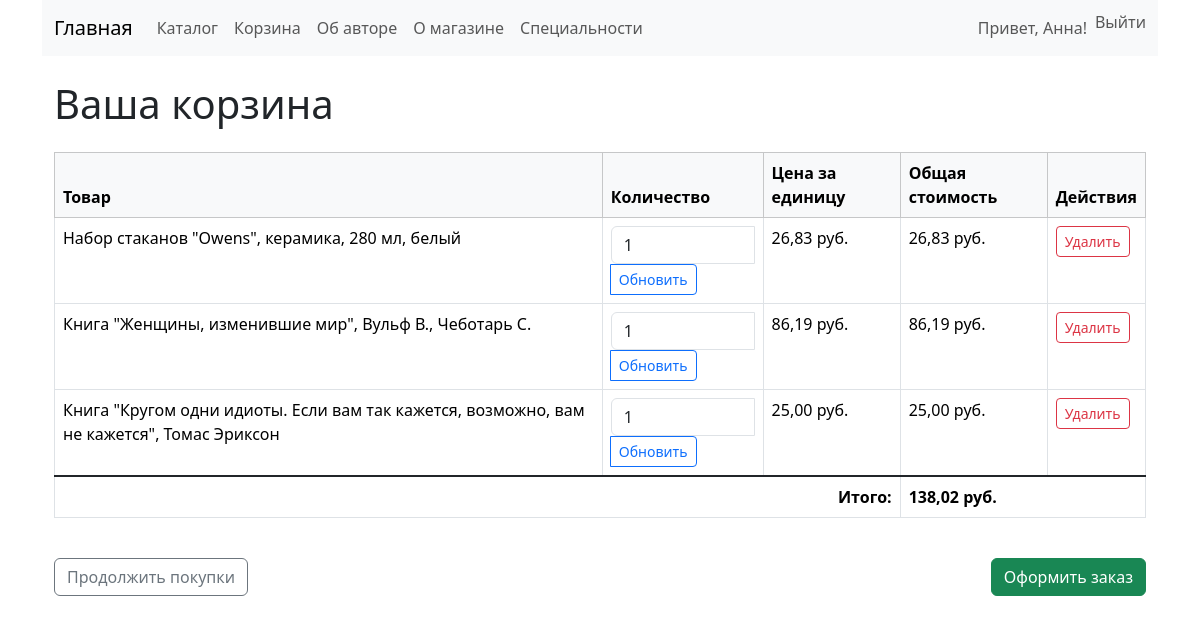
/cart/ (signed in), run on the app's committed database.
### main_app/models.py (models this page shows, shortened)
class CustomUser(AbstractUser):
    about_yourself = models.TextField(blank=True, null=True, verbose_name="О себе", max_length=200)
    groups = models.ManyToManyField(
        'auth.Group',
        verbose_name='groups',
        blank=True,
        help_text='The groups this user belongs to. A user will get all permissions granted to each of their groups.',
        related_name="customuser_set",
        related_query_name="user",
    )
    user_permissions = models.ManyToManyField(
        'auth.Permission',
        verbose_name='user permissions',
        blank=True,
        help_text='Specific permissions for this user.',
        related_name="customuser_set",
        related_query_name="user",
    )
    class Meta:
        verbose_name = "Пользователь"
        verbose_name_plural = "Пользователи"

class ShoppingCartElement(models.Model):
    shopping_cart = models.ForeignKey(
        ShoppingCart,
        on_delete = models.CASCADE,
        verbose_name = "Корзина",
        related_name = 'shopping_cart_elements'
    )
    product = models.ForeignKey(
        Product,
        on_delete = models.CASCADE,
        verbose_name = "Товар"
    )
    quantity = models.PositiveIntegerField(verbose_name="Количество")
    class Meta:
        verbose_name = "Элемент корзины"
        verbose_name_plural = "Элементы корзины"
    def element_cost(self):
        return self.product.price * self.quantity
    element_cost.short_description = 'Стоимость элемента'

class Product(models.Model):
    name = models.CharField(max_length = 200, verbose_name = "Название")
    description = models.TextField(verbose_name = "Описание")
    photo = models.ImageField(blank = True, null = True, upload_to = "products/", verbose_name = "Фото товара")
    price = models.DecimalField(
        decimal_places = 2,
        max_digits = 10,
        validators = [MinValueValidator(0)],
        verbose_name = "Цена"
    )
    stock_quantity = models.IntegerField(
        validators = [MinValueValidator(0)],
        verbose_name = "Количество на складе"
    )
    category = models.ForeignKey(
        Category,
        on_delete = models.CASCADE,
        verbose_name = "Категория"
    )
    manufacturer = models.ForeignKey(
        Manufacturer,
        on_delete = models.CASCADE,
        verbose_name = "Производитель"
    )
    class Meta:
        verbose_name = "Товар"
        verbose_name_plural = "Товары"

### main_app/views.py (the view)
# urls.py: path('cart/', views.cart_view, name='cart_view'),
@login_required
def cart_view(request):
    cart = get_object_or_404(ShoppingCart, user=request.user)
    cart_items = cart.shopping_cart_elements.all()
    total = cart.total_cost()
    context = {
        'cart_items': cart_items,
        'total': total,
    }
    return render(request, 'cart.html', context)

### main_app/models.py (called while the page is built)
    def total_cost(self):
        return sum(item.element_cost() for item in self.shopping_cart_elements.all())

### main_app/templates/cart.html (shortened to what this page needs)
{% extends 'main_page.html' %}
{% block content %}
<div class="container mt-4">
    <h1 class="mb-4">Ваша корзина</h1>
    {% if cart_items %}
    <div class="table-responsive">
        <table class="table table-bordered table-hover">
            <thead class="table-light">
                <tr>
                    <th>Товар</th>
                    <th>Количество</th>
                    <th>Цена за единицу</th>
                    <th>Общая стоимость</th>
                    <th>Действия</th>
                </tr>
            </thead>
            <tbody>
                {% for item in cart_items %}
                <tr>
                    <td>{{ item.product.name }}</td>
                    <td>
                        <form method="post" action="{% url 'update_cart' item.id %}" class="form-inline">
                            <div class="input-group">
                                <input type="number" name="quantity" value="{{ item.quantity }}" min="1"
                                       max="{{ item.product.stock_quantity }}" class="form-control" style="width: 80px;">
                                <button type="submit" class="btn btn-sm btn-outline-primary">Обновить</button>
                            </div>
                        </form>
                    </td>
                    <td>{{ item.product.price }} руб.</td>
                    <td>{{ item.element_cost }} руб.</td>
                    <td>
                        <a href="{% url 'remove_from_cart' item.id %}" class="btn btn-sm btn-outline-danger">Удалить</a>
                    </td>
                </tr>
                {% endfor %}
            </tbody>
            <tfoot class="table-group-divider">
                <tr>
                    <td colspan="3" class="text-end"><strong>Итого:</strong></td>
                    <td colspan="2"><strong>{{ total }} руб.</strong></td>
                </tr>
            </tfoot>
        </table>
    </div>
    <div class="d-flex justify-content-between mt-4">
        <a href="{% url 'product_list' %}" class="btn btn-outline-secondary">Продолжить покупки</a>
        <a href="{% url 'checkout' %}" class="btn btn-success">Оформить заказ</a>
    </div>
    {% else %}
    <div class="alert alert-info" role="alert">
        Ваша корзина пуста.
    </div>
    <a href="{% url 'product_list' %}" class="btn btn-primary">Начать покупки</a>
    {% endif %}
</div>
{% endblock %}

### main_app/templates/main_page.html (shortened to what this page needs)
<!DOCTYPE html>
<html lang="ru">
<head>
    <link href="https://cdn.jsdelivr.net/npm/bootstrap@5.3.2/dist/css/bootstrap.min.css" rel="stylesheet">
    <link rel="stylesheet" href="https://cdn.jsdelivr.net/npm/bootstrap-icons@1.8.0/font/bootstrap-icons.css">
</head>
<body>
    <div class="container">
        <nav class="navbar navbar-expand-lg navbar-light bg-light mb-4">
            <div class="container-fluid">
                <a class="navbar-brand" href="/">Главная</a>
                <div class="collapse navbar-collapse" id="navbarNav">
                    <ul class="navbar-nav">
                        <li class="nav-item">
                            <a class="nav-link" href="{% url 'product_list' %}">Каталог</a>
                        </li>
                        <li class="nav-item">
                            <a class="nav-link" href="{% url 'cart_view' %}">Корзина</a>
                        </li>
                        <li class="nav-item">
                            <a class="nav-link" href="{% url 'about_author' %}">Об авторе</a>
                        </li>
                        <li class="nav-item">
                            <a class="nav-link" href="{% url 'about_stationery_store' %}">О магазине</a>
                        </li>
                        <li class="nav-item">
                            <a class="nav-link" href="spec/">Специальности</a>
                        </li>
                    </ul>
                    <ul class="navbar-nav ms-auto">
                        {% if user.is_authenticated %}
                        <li class="nav-item">
                            <span class="nav-link">Привет, {{ user.username }}!</span>
                        </li>
                        <li class="nav-item">
                            <form method="post" action="{% url 'logout' %}">
                                <button type="submit" class="nav-link btn btn-link" style="display: inline; padding: 0; border: none; background: none;">Выйти</button>
                            </form>
                        </li>
                        {% endif %}
                    </ul>
                </div>
            </div>
        </nav>
        <main>
            {% block content %}{% endblock %}
        </main>
    </div>
</body>
</html>

### data on the page
CustomUser: username "Анна"
ShoppingCartElement: product.name "Набор стаканов \"Owens\", керамика, 280 мл, белый", quantity "1", product.price "26,83", element_cost "26,83"
ShoppingCartElement: product.name "Книга \"Женщины, изменившие мир\", Вульф В., Чеботарь С.", quantity "1", product.price "86,19", element_cost "86,19"
ShoppingCartElement: product.name "Книга \"Кругом одни идиоты. Если вам так кажется, возможно, вам не кажется\", Томас Эриксон", quantity "1", product.price "25,00", element_cost "25,00"

### other printed values
{{ total }} "138,02"
